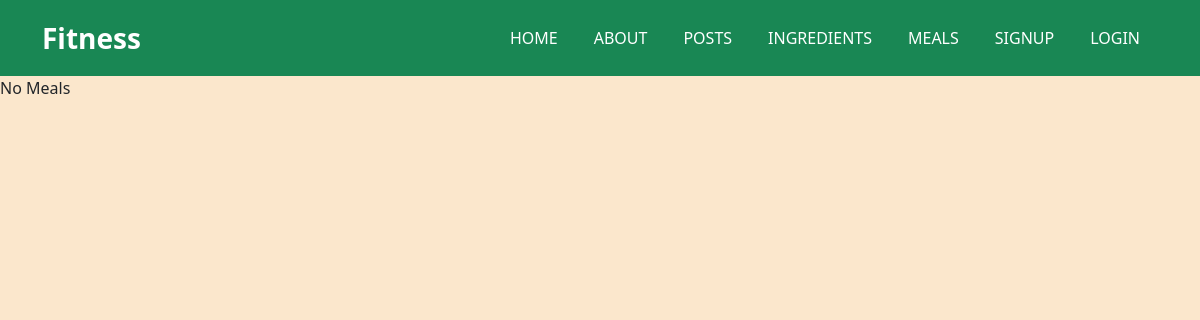
The app's page /meals/, older data.
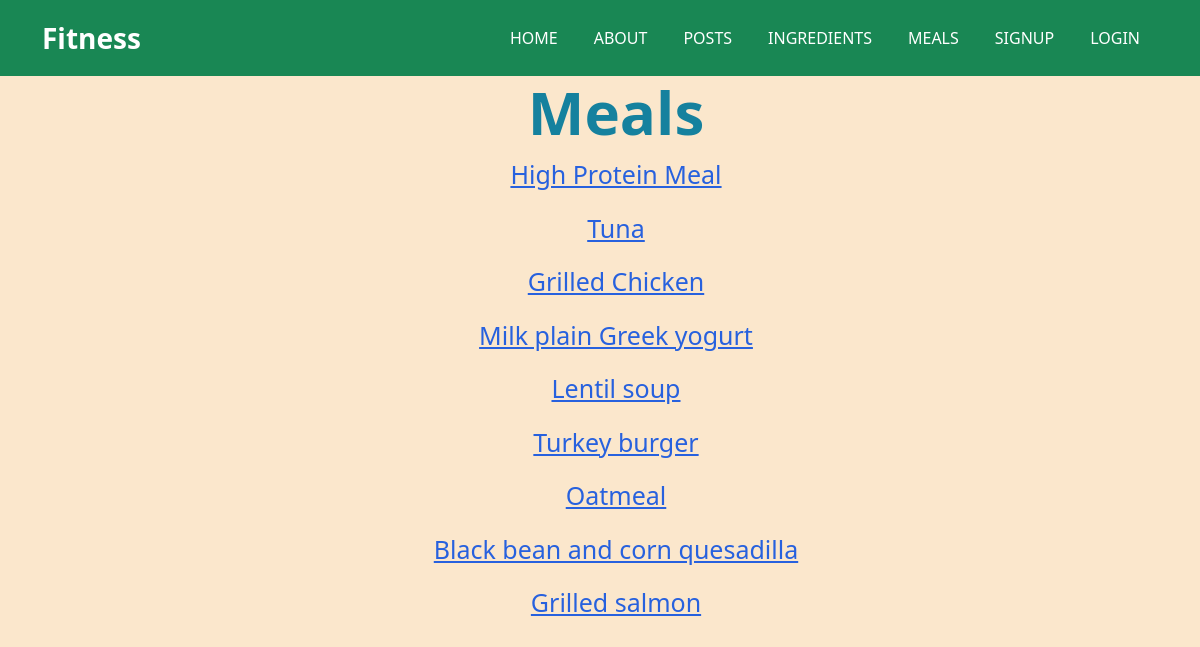
The same page, newer data.
### meals/models.py (models this page shows, shortened)
class Meal(models.Model):
    name = models.CharField(max_length=150)
    MEALS = (
        ('Breakfast','BF'),
        ('Lunch','L'),
        ('Dinner', 'D')
    )
    category = models.CharField(max_length=100, choices=MEALS)
    thumb = models.ImageField(blank=True, null=True)
    plate = models.TextField()
    def get_absolute_url(self):
        return reverse('meal', kwargs={'pk':self.pk})

### meals/views.py (the view)
# urls.py: path('', MealsList.as_view(), name='meals'),
class MealsList(ListView):
    model = Meal
    context_object_name = "meals"
    template_name = 'meals/meals.html'

### meals/templates/meals/meals.html (shortened to what this page needs)
{% extends 'base.html' %}
{% block content %}
    {% if meals %}
    <ul> <h2 style="text-align: center;font-weight:bold;font-size:60px ;color: #15819e;">Meals</h2>
        {% for meal in meals %}
        <div class="content">
            <p style="text-align: center;font-size: 25px;"><a href="{{ meal.get_absolute_url }}"style="color:#2761DE;">{{ meal.name }}</a></p>
          </div>
        {% endfor %}
    </ul>
    {% else %}
    <p>No Meals</p>
    {% endif %}
{% endblock content %}

Row changes from the older to the newer data that the page shows:
added Meal: name "High Protein Meal"
added Meal: name "Tuna"
added Meal: name "Grilled Chicken"
added Meal: name "Milk plain Greek yogurt"
added Meal: name "Lentil soup"
added Meal: name "Turkey burger"
added Meal: name "Oatmeal"
added Meal: name "Black bean and corn quesadilla"
added Meal: name "Grilled salmon"
Text that changed along with them:
text no longer shown: "No Meals"
text now shown: "Meals"
